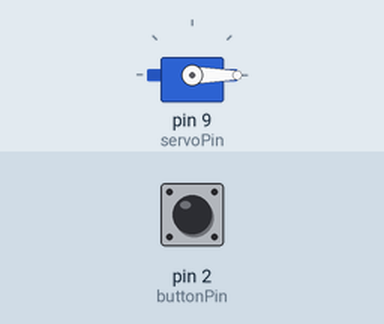
This sketch was run on a simulated Arduino Uno, built with avr-gcc and run on an emulated ATmega328P. On the bench: servo. The inputs (shaded band) are chosen by the test bench; at power-on: pin 2 (buttonPin) LOW.

Above: at 1.2 s.
1.3 s: pin 2 (buttonPin) pulled HIGH for 0.15 s
At 1.37 s:
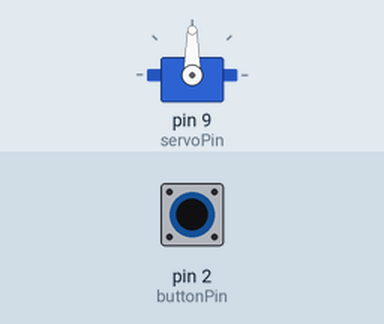
2.9 s: pin 2 (buttonPin) pulled HIGH for 3.2 s
At 6.9 s:
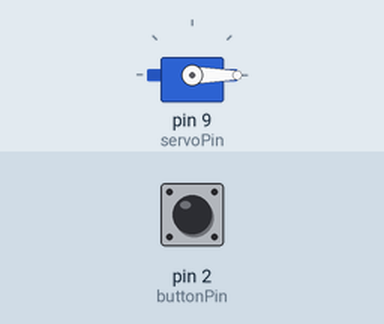
Timing chart, 0 to 8.4 s (numbered marks = the images above; inputs shaded):
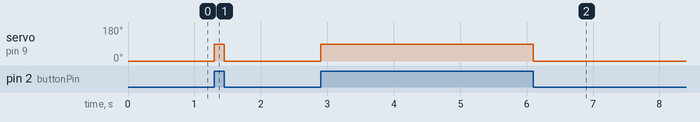

Measured:
- after the input at 1.3 s, servo on pin 9 (servoPin): 0° → 90° at once, → 0° 0.15 s later
- after the input at 2.9 s, servo on pin 9 (servoPin): 0° → 90° at once, → 0° 3.2 s later

The sketch:

button_servo_test.ino
```cpp
#include <Servo.h>

Servo myServo;
int buttonPin = 2;
int servoPin = 9;
bool buttonState = false;

void setup() {
  myServo.attach(servoPin);
  pinMode(buttonPin, INPUT);
  myServo.write(0);  // Start position
}

void loop() {
  buttonState = digitalRead(buttonPin);
  if (buttonState == HIGH) {
    myServo.write(90);  // Move to position
  } else {
    myServo.write(0);   // Back to start
  }
}
```
